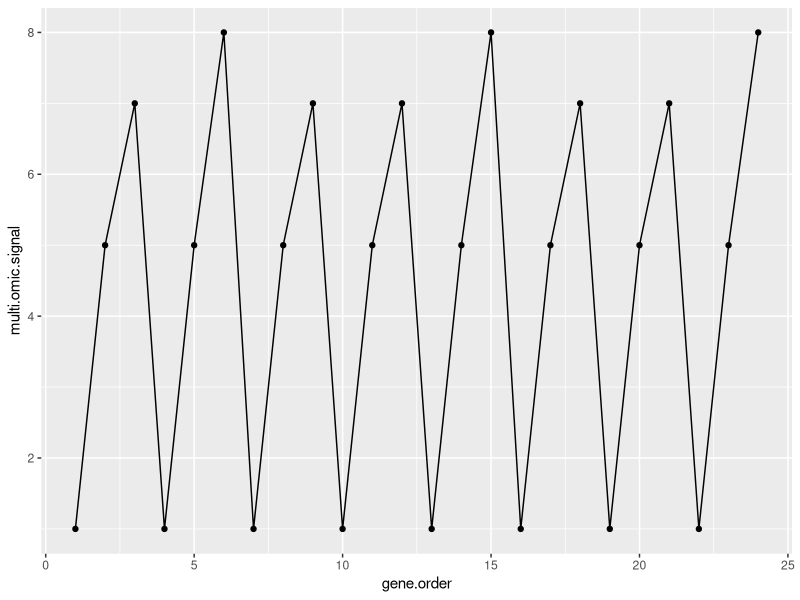
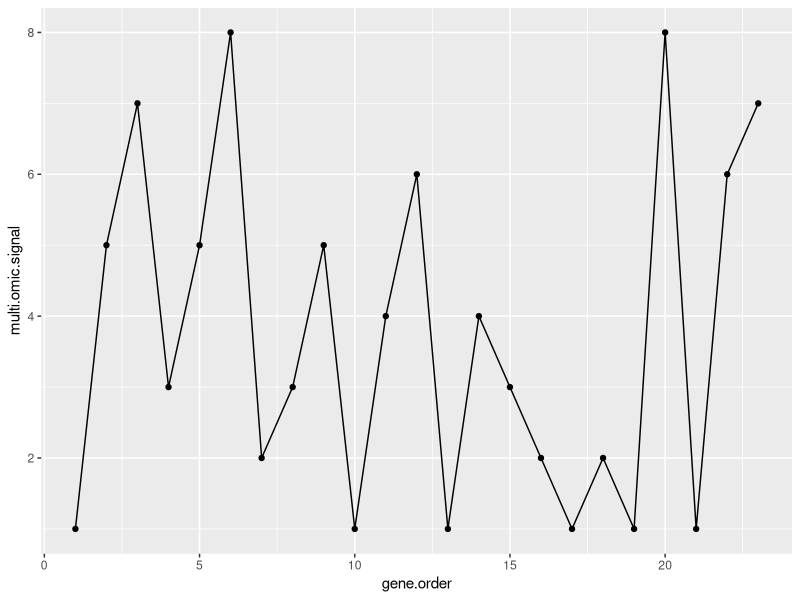

These figures' R source, in order:
library(compiler)
library(ggplot2)
 
oscillation.waveform.scores  <- function(altern, l.sc, t0, N, n.path){
  score.test = TRUE
  while(score.test){
    l.sc <- length(altern)
    s.q <- rep(0, l.sc-1)
    s.a <- rep(0, l.sc-1)
    flag <- 0
    count <- 1
    
    for(i in seq_len(l.sc-1))
    {
      
      if(altern[i] > altern[i+1])
      {
        s.q[i] <- -1
        s.a[i] <- abs(altern[i] - altern[i+1])
        
      }
      
      if(altern[i] < altern[i+1])
      {
        s.q[i] <- +1
        s.a[i] <- abs(altern[i] - altern[i+1])
      }
      
      if(altern[i] == altern[i+1])
      {
        s.q[i] <- 0
        s.a[i] <- 0
      }
    }
    
    
    buff.a <-  s.a[1]
    buff.q <-  s.q[1]
    
    s.s  <-  rep(NA, l.sc-1)
    s.f  <-  rep(NA, l.sc-1)
    
    l.s.q <- length(s.q)
    
    i=2
    j=1
    while(!is.na(s.q[i]))
    { 
      
      skip = FALSE
      
      l.b.q <- length(buff.q)
      l.b.a <- length(buff.a)
      
      if((s.q[i] < 0 & buff.q[l.b.q] > 0) || (s.q[i] > 0 & buff.q[l.b.q] < 0))
      {
        s.s[j] <- sum(buff.a)
        s.f[j] <- l.b.a
        j = j + 1
        buff.a <- s.a[i]
        buff.q <- s.q[i]
        i = i + 1
        skip = TRUE
      } else 
        if(s.q[i]  <= 0 & buff.q[l.b.q] <= 0 & skip == FALSE)
        {
          if(l.b.q <= t0)
          {
            buff.a <- c(buff.a, s.a[i])
            buff.q <- c(buff.q, s.q[i])
            i = i+1
            skip = TRUE
          } else
          {
            s.s[j] <- sum(buff.a)
            s.f[j] <- l.b.a
            j = j + 1
            buff.a <- s.a[i]
            buff.q <- s.q[i]
            i = i + 1
          }
          
        } else if(s.q[i] >= 0 & buff.q[l.b.q] >= 0 & skip == FALSE)
        {
          if(l.b.q <= t0)
          {
            buff.a <- c(buff.a, s.a[i])
            buff.q <- c(buff.q, s.q[i])
            i = i+1
            
          } else
          {
            
            s.s[j] <-  sum(buff.a)
            s.f[j] <-  l.b.a
            j =j +1
            buff.a <- s.a[i]
            buff.q <- s.q[i]
            i = i+ 1
          }
          
        } else {print("Something goes wrong. ")}
      
      skip = FALSE
      
    } #while
    
    
    if(length(buff.a) > 0 )
    { s.s[j] <-   sum(buff.a) 
    s.f[j] <-   length(buff.a)
    
    }
    
    s.s <- s.s[!is.na(s.s)]
    s.f <- s.f[!is.na(s.f)]
    p.w <- s.s * s.f
    p.l <- sum(s.f)
    l.s <- length(s.s)
    p.s <- 0
    for(h in seq_len(l.s))
    {
      p.s <- p.s +p.w[h]
    }
    s <- p.s/(p.l * (N-1))
    c.v <- l.s/p.l
    # print(j)
    # print(s.s)
    # print(s.f)
    score.test = FALSE
    if( s > 1 && t0 > 1)
    { 
      t0 <- t0 - 1 
      score.test = TRUE
    }
    
    
  }
  
  ret <- data.frame(score=s, m.s=mean(s.s), med.s=median(s.s), sd.s=sd(s.s),
                    m.w=mean(s.f), med.w=median(s.f),  sd.w=sd(s.f), 
                    change.w=l.s,
                    v.change.w= c.v, path.l= l.sc,
                    n.path=n.path,
                    stringsAsFactors=FALSE)
  
  colnames(ret) <- c("Oscillation/Periodicity score (osc_s)", "mean(osc_s)", "median(osc_s)", "sd(osc_s)", "multi-omic values mean(w)", "median(w)", "sd(w)", "number of changing windows", "velocity of propagation (osc_k)", "signal length", "name of the pathway")

  
  return(ret)
}


get.o.w.s.cmp = cmpfun(oscillation.waveform.scores)

# Ex1
name.pathway  = "pathway number X"
multi.omic.signal = c(1,5,7,1,5,8,1,5,7,1,5,7,1,5,8,1,5,7,1,5,7,1,5,8)
IOAC.bins         = 8
algo1.period.estimation = theta = 3
get.o.w.s.cmp(multi.omic.signal, length(multi.omic.signal), algo1.period.estimation, IOAC.bins, name.pathway)
multi.omic.signal.df <- as.data.frame(multi.omic.signal)
multi.omic.signal.df["gene.order"] <- 1:length(multi.omic.signal)
ggplot(multi.omic.signal.df, aes(x=gene.order, y=multi.omic.signal )) +
  geom_line()+
  geom_point()+
  scale_linetype_manual(values=c("twodash", "dotted"))

# Ex2
name.pathway  = "pathway number Y"
multi.omic.signal = c(1,5,7,3,5,8,2,3,5,1,4,6,1,4,3,2,1,2,1,8,1,6,7)
IOAC.bins         = 8
algo1.period.estimation = theta = 3
get.o.w.s.cmp(multi.omic.signal, length(multi.omic.signal), algo1.period.estimation, IOAC.bins, name.pathway)

multi.omic.signal.df <- as.data.frame(multi.omic.signal)
multi.omic.signal.df["gene.order"] <- 1:length(multi.omic.signal)
ggplot(multi.omic.signal.df, aes(x=gene.order, y=multi.omic.signal )) +
  geom_line()+
  geom_point()+
  scale_linetype_manual(values=c("twodash", "dotted"))

